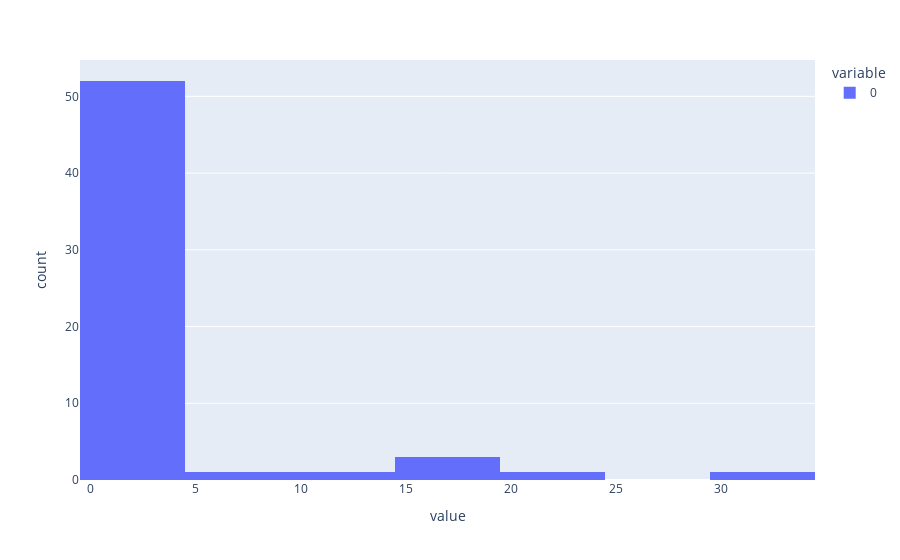

Source (notebook cell):
### Code cell
px.histogram(num_bars_loss)

### Figure 1 — Plotly figure (JSON) as saved in the notebook; plotly's stock layout.template omitted (floating-point values rounded to 4 significant figures)
{"data": [{"alignmentgroup": "True", "bingroup": "x", "hovertemplate": "variable=0<br>value=%{x}<br>count=%{y}<extra></extra>", "legendgroup": "0", "marker": {"color": "#636efa"}, "name": "0", "offsetgroup": "0", "orientation": "v", "showlegend": true, "type": "histogram", "x": [2, 14, 0, 0, 7, 0, 0, 1, 0, 18, 1, 0, 0, 0, 0, 3, 0, 1, 0, 0, 17, 0, 0, 0, 0, 2, 16, 0, 2, 0, 0, 0, 2, 0, 3, 0, 0, 0, 0, 0, 0, 0, 4, 34, 0, 0, 0, 0, 0, 0, 20, 3, 0, 0, 0, 0, 0, 0, 0], "xaxis": "x", "yaxis": "y"}], "layout": {"autosize": true, "barmode": "relative", "legend": {"title": {"text": "variable"}, "tracegroupgap": 0}, "margin": {"t": 60}, "xaxis": {"anchor": "y", "autorange": true, "domain": [0, 1], "range": [-0.5, 34.5], "title": {"text": "value"}, "type": "linear"}, "yaxis": {"anchor": "x", "autorange": true, "domain": [0, 1], "range": [0, 54.74], "title": {"text": "count"}}}}
